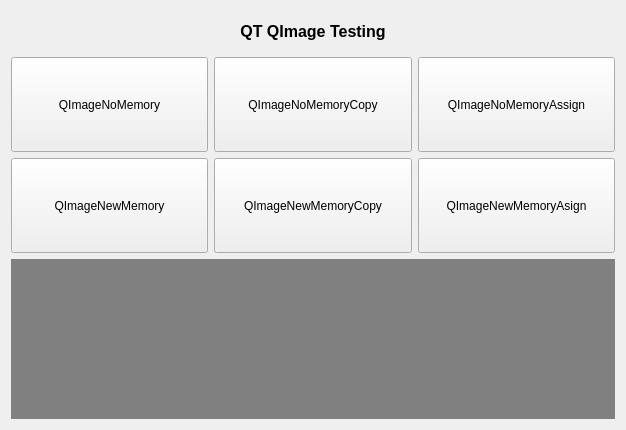
<?xml version="1.0" encoding="UTF-8"?>
<ui version="4.0">
 <class>MiscellaneousImageQImage</class>
 <widget class="QWidget" name="MiscellaneousImageQImage">
  <property name="geometry">
   <rect>
    <x>0</x>
    <y>0</y>
    <width>626</width>
    <height>430</height>
   </rect>
  </property>
  <property name="windowTitle">
   <string>MiscellaneousImageQImage</string>
  </property>
  <layout class="QVBoxLayout" name="verticalLayout">
   <item>
    <layout class="QHBoxLayout" name="horizontalLayout">
     <item>
      <widget class="QLabel" name="lbTitle">
       <property name="minimumSize">
        <size>
         <width>0</width>
         <height>40</height>
        </size>
       </property>
       <property name="font">
        <font>
         <pointsize>12</pointsize>
         <weight>75</weight>
         <bold>true</bold>
        </font>
       </property>
       <property name="text">
        <string>QT QImage Testing</string>
       </property>
       <property name="alignment">
        <set>Qt::AlignCenter</set>
       </property>
      </widget>
     </item>
    </layout>
   </item>
   <item>
    <layout class="QGridLayout" name="gridLayout">
     <property name="leftMargin">
      <number>0</number>
     </property>
     <property name="rightMargin">
      <number>0</number>
     </property>
     <item row="0" column="2">
      <widget class="QPushButton" name="btnImgNoMemoryAssign">
       <property name="sizePolicy">
        <sizepolicy hsizetype="Expanding" vsizetype="Expanding">
         <horstretch>0</horstretch>
         <verstretch>0</verstretch>
        </sizepolicy>
       </property>
       <property name="text">
        <string>QImageNoMemoryAssign</string>
       </property>
      </widget>
     </item>
     <item row="0" column="0">
      <widget class="QPushButton" name="btnImgNoMemory">
       <property name="sizePolicy">
        <sizepolicy hsizetype="Expanding" vsizetype="Expanding">
         <horstretch>0</horstretch>
         <verstretch>0</verstretch>
        </sizepolicy>
       </property>
       <property name="minimumSize">
        <size>
         <width>140</width>
         <height>30</height>
        </size>
       </property>
       <property name="text">
        <string>QImageNoMemory</string>
       </property>
      </widget>
     </item>
     <item row="0" column="1">
      <widget class="QPushButton" name="btnImgNoMemoryCopy">
       <property name="sizePolicy">
        <sizepolicy hsizetype="Expanding" vsizetype="Expanding">
         <horstretch>0</horstretch>
         <verstretch>0</verstretch>
        </sizepolicy>
       </property>
       <property name="text">
        <string>QImageNoMemoryCopy</string>
       </property>
      </widget>
     </item>
     <item row="1" column="0">
      <widget class="QPushButton" name="btnImgNewMemory">
       <property name="sizePolicy">
        <sizepolicy hsizetype="Expanding" vsizetype="Expanding">
         <horstretch>0</horstretch>
         <verstretch>0</verstretch>
        </sizepolicy>
       </property>
       <property name="minimumSize">
        <size>
         <width>140</width>
         <height>30</height>
        </size>
       </property>
       <property name="text">
        <string>QImageNewMemory</string>
       </property>
      </widget>
     </item>
     <item row="1" column="1">
      <widget class="QPushButton" name="btnImgNewMemoryCopy">
       <property name="sizePolicy">
        <sizepolicy hsizetype="Expanding" vsizetype="Expanding">
         <horstretch>0</horstretch>
         <verstretch>0</verstretch>
        </sizepolicy>
       </property>
       <property name="text">
        <string>QImageNewMemoryCopy</string>
       </property>
      </widget>
     </item>
     <item row="1" column="2">
      <widget class="QPushButton" name="btnImgNewMemoryAssign">
       <property name="sizePolicy">
        <sizepolicy hsizetype="Expanding" vsizetype="Expanding">
         <horstretch>0</horstretch>
         <verstretch>0</verstretch>
        </sizepolicy>
       </property>
       <property name="text">
        <string>QImageNewMemoryAsign</string>
       </property>
      </widget>
     </item>
    </layout>
   </item>
   <item>
    <widget class="QLabel" name="lbImgOriginal">
     <property name="minimumSize">
      <size>
       <width>0</width>
       <height>160</height>
      </size>
     </property>
     <property name="styleSheet">
      <string notr="true">QLabel
{
	background-color: gray;
}</string>
     </property>
     <property name="text">
      <string/>
     </property>
    </widget>
   </item>
  </layout>
 </widget>
 <layoutdefault spacing="6" margin="11"/>
 <resources/>
 <connections/>
</ui>
